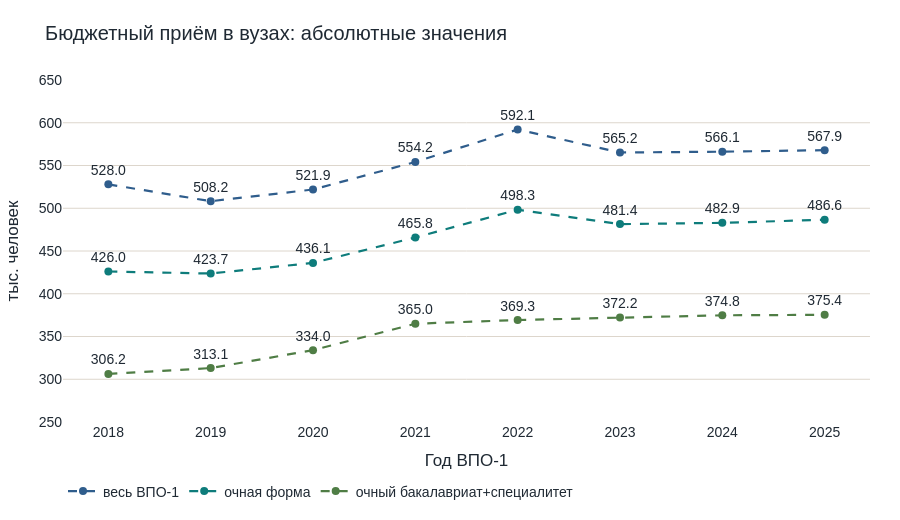

The notebook cell saved with this chart:
### Code cell
budget_abs = (
    vpo[["year", "vpo_budget_total"]]
    .merge(
        vpo_fulltime[["year", "vpo_budget_total"]].rename(
            columns={"vpo_budget_total": "fulltime_budget_total"}
        ),
        on="year",
    )
    .merge(
        primary[["year", "budget_total"]].rename(
            columns={"budget_total": "primary_fulltime_budget_total"}
        ),
        on="year",
    )
)

budget_abs["all_vpo_budget_thousand"] = budget_abs["vpo_budget_total"] / 1000
budget_abs["fulltime_budget_thousand"] = budget_abs["fulltime_budget_total"] / 1000
budget_abs["primary_budget_thousand"] = (
    budget_abs["primary_fulltime_budget_total"] / 1000
)

fig = go.Figure()
fact_line(
    fig, budget_abs, "year", "all_vpo_budget_thousand", "весь ВПО-1", COLORS["blue"]
)
fact_line(
    fig, budget_abs, "year", "fulltime_budget_thousand", "очная форма", COLORS["teal"]
)
fact_line(
    fig,
    budget_abs,
    "year",
    "primary_budget_thousand",
    "очный бакалавриат+специалитет",
    COLORS["green"],
)
fig.update_yaxes(range=[250, 650])
finish(fig, "Бюджетный приём в вузах: абсолютные значения", "Год ВПО-1", "тыс. человек")

### Figure 1 — Plotly figure (JSON) as saved in the notebook; plotly's stock layout.template omitted (floating-point values rounded to 4 significant figures)
{"data": [{"hovertemplate": "%{x}<br>%{y:.1f}<extra>весь ВПО-1</extra>", "line": {"color": "#2f5d8c", "dash": "dash", "width": 2.2}, "marker": {"size": 8}, "mode": "lines+markers+text", "name": "весь ВПО-1", "text": ["528.0", "508.2", "521.9", "554.2", "592.1", "565.2", "566.1", "567.9"], "textposition": "top center", "type": "scatter", "x": [2018, 2019, 2020, 2021, 2022, 2023, 2024, 2025], "y": [528.0, 508.2, 521.9, 554.2, 592.1, 565.2, 566.1, 567.9]}, {"hovertemplate": "%{x}<br>%{y:.1f}<extra>очная форма</extra>", "line": {"color": "#0e7c7b", "dash": "dash", "width": 2.2}, "marker": {"size": 8}, "mode": "lines+markers+text", "name": "очная форма", "text": ["426.0", "423.7", "436.1", "465.8", "498.3", "481.4", "482.9", "486.6"], "textposition": "top center", "type": "scatter", "x": [2018, 2019, 2020, 2021, 2022, 2023, 2024, 2025], "y": [426.0, 423.7, 436.1, 465.8, 498.3, 481.4, 482.9, 486.6]}, {"hovertemplate": "%{x}<br>%{y:.1f}<extra>очный бакалавриат+специалитет</extra>", "line": {"color": "#4f7d45", "dash": "dash", "width": 2.2}, "marker": {"size": 8}, "mode": "lines+markers+text", "name": "очный бакалавриат+специалитет", "text": ["306.2", "313.1", "334.0", "365.0", "369.3", "372.2", "374.8", "375.4"], "textposition": "top center", "type": "scatter", "x": [2018, 2019, 2020, 2021, 2022, 2023, 2024, 2025], "y": [306.2, 313.1, 334.0, 365.0, 369.3, 372.2, 374.8, 375.4]}], "layout": {"font": {"color": "#1f2933", "family": "Arial", "size": 14}, "height": 520, "legend": {"orientation": "h", "x": 0, "xanchor": "left", "y": -0.25, "yanchor": "bottom"}, "margin": {"b": 90, "l": 60, "r": 30, "t": 80}, "title": {"text": "Бюджетный приём в вузах: абсолютные значения"}, "xaxis": {"showgrid": false, "title": {"text": "Год ВПО-1"}}, "yaxis": {"gridcolor": "#ddd6cc", "range": [250, 650], "title": {"text": "тыс. человек"}}}}
